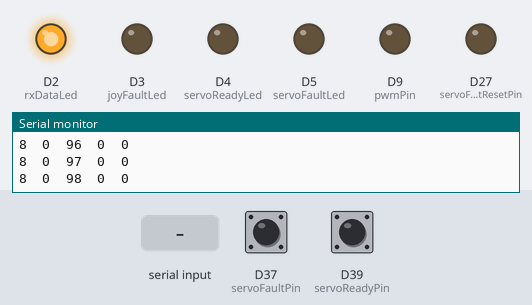
Recording of a sketch running on a simulated Arduino Due. Shown: output pins drawn as LEDs (lit = HIGH), the last lines printed to the serial monitor. Inputs (shaded band) come from the test bench; at power-on: D37 (servoFaultPin) HIGH, D39 (servoReadyPin) HIGH.

Above: at 1.2 s.
1.3 s: "90,45\n" received over the second serial link
At 1.33 s:
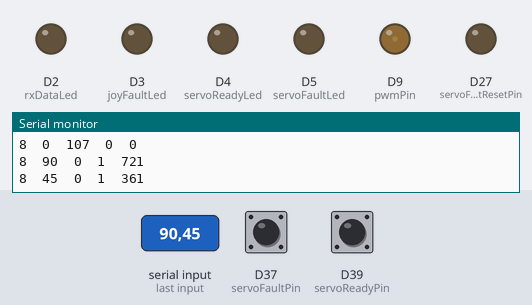
2.8 s: D37 (servoFaultPin) pulled LOW for 0.15 s
At 2.87 s:
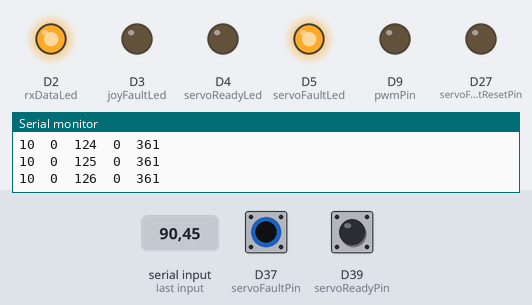
4.4 s: D39 (servoReadyPin) pulled LOW for 0.15 s
At 4.48 s:
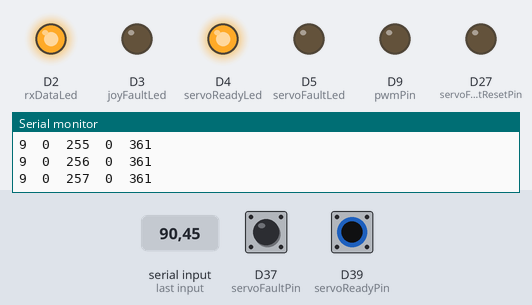
6.0 s: "30,150\n" received over the second serial link
At 6.02 s:
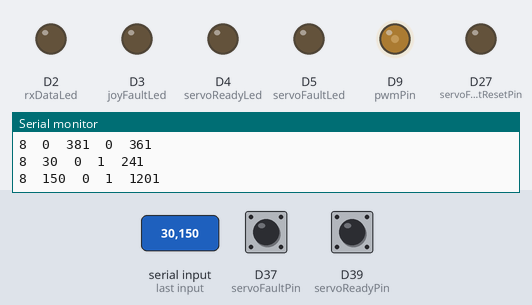
7.5 s: D37 (servoFaultPin) pulled LOW for 3.2 s
At 7.9 s:
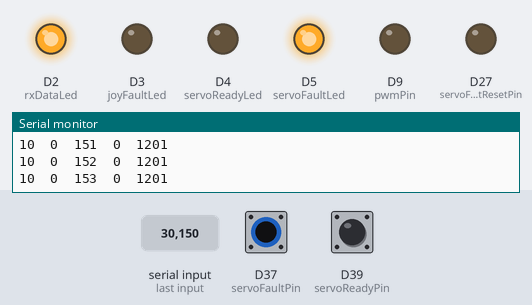
12.2 s: D39 (servoReadyPin) pulled LOW for 3.2 s
At 13.6 s:
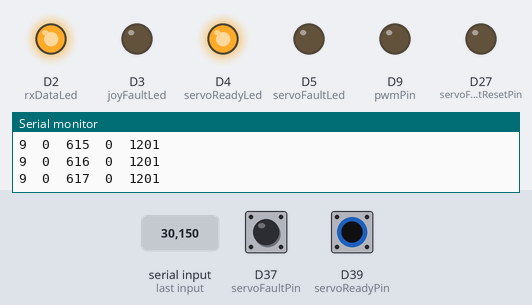
Timing chart, 0 to 16.9 s (numbered marks = the images above; inputs shaded):
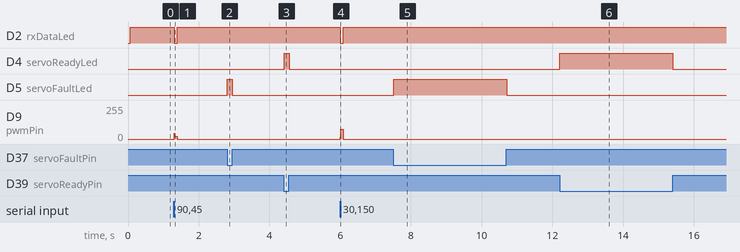

Measured:
- after the input at 1.3 s, D2 (rxDataLed): HIGH → LOW at once, → HIGH 0.08 s later; D9 (pwmPin): 0/255 → 22/255 at once, → 0/255 0.08 s later
- after the input at 2.8 s, D5 (servoFaultLed): LOW → HIGH at once, → LOW 0.15 s later
- after the input at 4.4 s, D4 (servoReadyLed): LOW → HIGH at once, → LOW 0.15 s later
- after the input at 6.0 s, D2 (rxDataLed): HIGH → LOW at once, → HIGH 0.08 s later; D9 (pwmPin): 0/255 → 74/255 at once, → 0/255 0.08 s later
- after the input at 7.5 s, D5 (servoFaultLed): LOW → HIGH at once, → LOW 3.2 s later
- after the input at 12.2 s, D4 (servoReadyLed): LOW → HIGH at once, → LOW 3.2 s later

The sketch:

vincha_due.ino
```cpp
#define debug

#define joyMax 512
#define joyMin 1

#define pwmMin 10
#define pwmMax 4095

#define serialTimeout 1
#define parseErrorTreshold 5

#define servoFaultLed 5
#define servoReadyLed 4
#define joyFaultLed 3
#define rxDataLed 2

#define servoReadyPin 39
#define servoFaultPin 37
#define servoFaultResetPin 27

#define pwmPin 9

#define joyReady -1
#define resetFault -2
#define joyFault -4

int out = 0;
int indata;
int pot;

uint16_t countParseError;
static bool parserState = false;

void parseSerial() {
  indata = Serial3.parseInt();

  if (indata == 0) {
    countParseError++;
  } else {
    parserState = true;
    countParseError = 0;
    digitalWrite(rxDataLed, LOW);
  }

  if (countParseError > parseErrorTreshold) {
    parserState = false;
    digitalWrite(rxDataLed, HIGH);
  } else {
    parserState = true;
    digitalWrite(rxDataLed, LOW);
  }

  if (parserState && (countParseError == 0) && (indata!=0)) {
    if ((indata >= 1) && (indata <= joyMax)) {
      pot = map(indata, 1, joyMax, pwmMin, pwmMax);
      //analogWrite(pwmPin,map(indata,1,joyMax,1,4096));
      analogWrite(pwmPin, pot);
      return;
    } else  {
      analogWrite(pwmPin, 0);
    }

    if (indata < 0) { // indata=abs(indata);
      //if (bitRead(indata,2)){
      if (indata == -4) {
        digitalWrite(joyFaultLed, HIGH);
        return;
      } else  {
        digitalWrite(joyFaultLed, LOW);
      }

      //if (bitRead(indata,1)){
      if (indata == -2) {
        digitalWrite(servoFaultResetPin, HIGH);
        return;
      } else {
        digitalWrite(servoFaultResetPin, LOW);
      }

    }
  }
  if (!parserState) {
    digitalWrite(joyFaultLed, LOW);
    digitalWrite(servoFaultResetPin, LOW);
    analogWrite(pwmPin, 0);
  }
}

void setup() {
  Serial.begin(38400);
  while (!Serial) {
    ; // wait for serial port to connect. Needed for native USB port only
  }

  Serial3.begin(38400);
  Serial3.setTimeout(serialTimeout);

  pinMode(servoFaultLed, OUTPUT);
  pinMode(servoReadyLed, OUTPUT);
  pinMode(joyFaultLed, OUTPUT);
  pinMode(rxDataLed, OUTPUT);

  pinMode(servoFaultResetPin, OUTPUT);
  pinMode(pwmPin, OUTPUT);
  analogWriteResolution(12);

  pinMode(servoReadyPin, INPUT_PULLUP);
  pinMode(servoFaultPin, INPUT_PULLUP);

  Serial3.println(out);
}

void loop() {

  parseSerial();

  out = 8;
  //if (servoReady.isPressed()){
  if (digitalRead(servoReadyPin) == LOW) {
    digitalWrite(servoReadyLed, HIGH);
    bitSet(out, 0);
  } else {
    digitalWrite(servoReadyLed, LOW);
    bitClear(out, 0);
  }

  //if (servoFault.isPressed()){
  if (digitalRead(servoFaultPin) == LOW) {
    digitalWrite(servoFaultLed, HIGH);
    bitSet(out, 1);
  } else {
    digitalWrite(servoFaultLed, LOW);
    bitClear(out, 1);
  }

  //bitSet(out,15);
  //out=8;
  Serial3.println(out);
#ifdef debug
  Serial.print(out);
  Serial.print("\t");
  Serial.print(indata);
  Serial.print("\t");
  Serial.print(countParseError);
  Serial.print("\t");
  Serial.print(parserState);
  Serial.print("\t");
  Serial.print(pot);

  Serial.println();
#endif

  delay(10);

}
```
